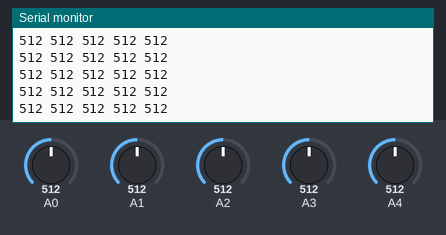
Recording of a sketch running on a simulated Arduino Uno, built with avr-gcc and run on an emulated ATmega328P. Shown: the last lines printed to the serial monitor. The test bench sets the inputs (shaded band); at power-on: A0 = 512, A1 = 512, A2 = 512, A3 = 512, A4 = 512.

Above: at 1.2 s.
1.3 s: A0 set to 716
At 1.43 s:
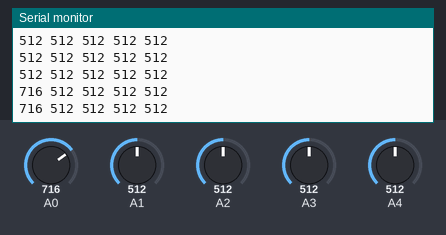
2.8 s: A1 set to 716
At 2.85 s:
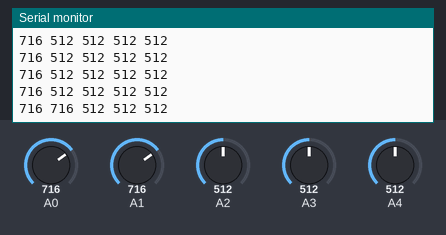
5.8 s: A2 set to 716
At 5.89 s:
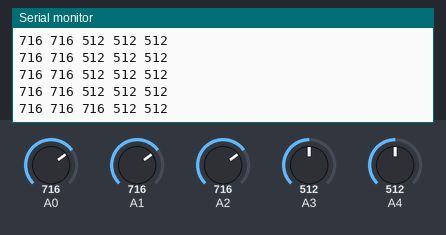
7.3 s: A3 set to 716
At 7.31 s:
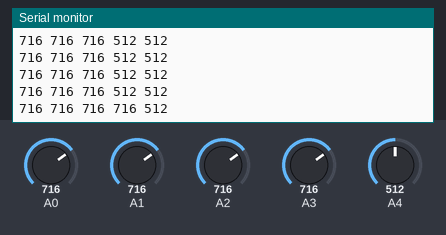
8.8 s: A4 set to 716
At 8.83 s:
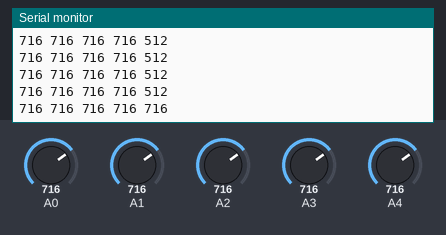
10.3 s: A0 set to 992
At 10.35 s:
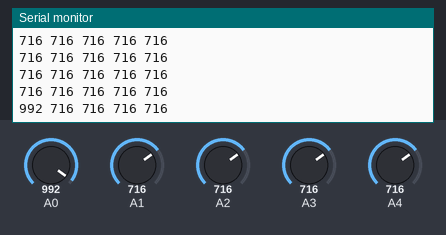
Timing chart, 0 to 12.8 s (numbered marks = the images above; inputs shaded):
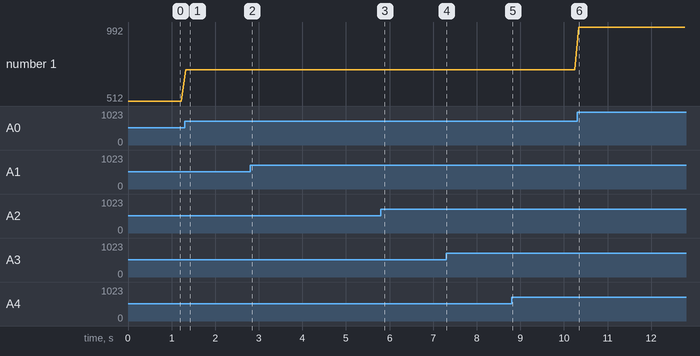

Measured:
- after the input at 1.3 s, the serial monitor: prints a new line at once (image 1)
- after the input at 2.8 s, the serial monitor: prints a new line at once (image 2)
- after the input at 5.8 s, the serial monitor: prints a new line after 0.08 s (image 3)
- after the input at 7.3 s, the serial monitor: prints a new line at once (image 4)
- after the input at 8.8 s, the serial monitor: prints a new line at once (image 5)
- after the input at 10.3 s, the serial monitor: prints a new line at once (image 6)
- plotted number 1: 512 → 716 after the input at 1.3 s, 716 → 992 after the input at 10.3 s

The sketch:

simpleNatCarTest.ino
```cpp
void setup(){
  int sData[5];
  Serial.begin(9600);
}
void loop(){
  int i;
  for(i = 0; i < 5; i++){
    Serial.print(analogRead(i));
    Serial.print(" ");
  }
  delay(100);
  Serial.println();
}
```
